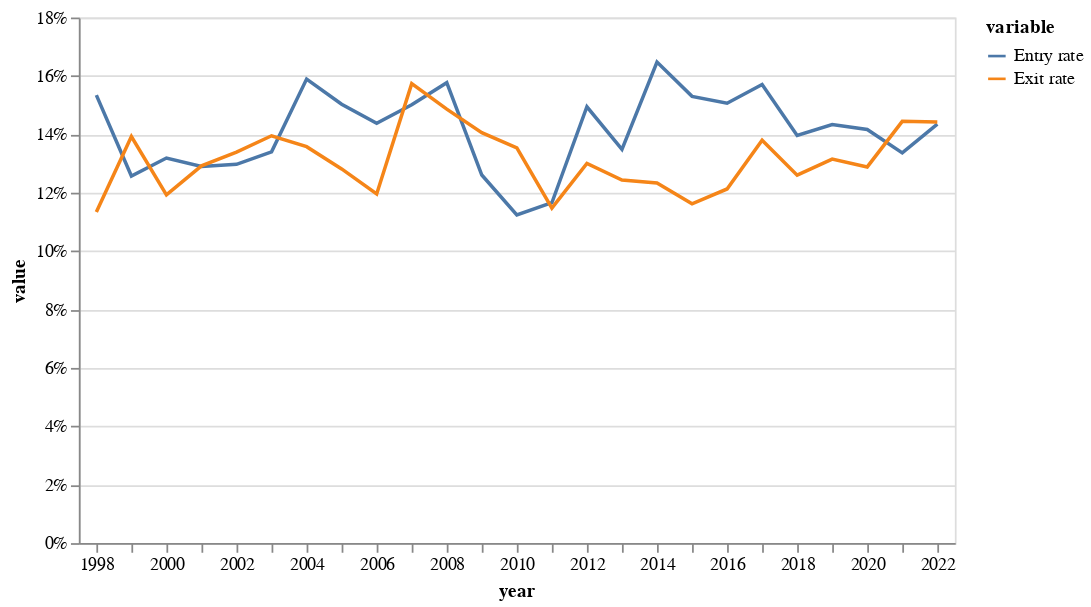

The code cell stored with this chart in its notebook:
### Markdown cell above
##### **2.1 Aggregate entry/exit rates**
- Annual birth and death rates (firm counts)
- Entry/exit rates weighted by employment
- Net entry rates and churn rates

### Code cell
# AGGREGATE: entry and exit rates

# Process entry and exit rates from dataframe
#total_population_df = population_df[population_df['dimension'] == 'Total']

#total_entry_exit_df = total_population_df.melt(id_vars='year',value_vars=['Entry rate','Exit rate'])

# Create chart of entry and exites rates in notebook
entry_exit_df = test_rates.melt(id_vars='year',value_vars=['Entry rate','Exit rate'])

entry_exit_chart = alt.Chart(entry_exit_df).mark_line().encode(
    x=alt.X('year:O', axis=alt.Axis(
                labelExpr="datum.value % 2 == 0 ? datum.label : ''",  # Show every 2nd year
            labelAngle=0)),
    y=alt.Y('value:Q', axis=alt.Axis(format='%')),
    color=alt.Color('variable:N')
)

display(entry_exit_chart)

# Create table of entry and exit rates in notebook
entry_exit_df = test_rates[['year','Entry rate','Exit rate','n_entrants','n_exiters']]

total_entry_exit_table = entry_exit_df.style.format({
    'Entry rate': '{:.2%}',
    'Exit rate': '{:.2%}',
    'n_entrants': '{:,.0f}',
    'n_exiters': '{:,.0f}'
}).background_gradient(cmap='YlOrRd', subset=['Entry rate', 'Exit rate'])

display(total_entry_exit_table)

### Figure 1 — Vega-Lite specification as saved in the notebook (floating-point values rounded to 4 significant figures)
{"config": {"view": {"continuousWidth": 300, "continuousHeight": 300}}, "data": {"name": "data-1e582b8302b12d6a15bf65dc0173eef1"}, "mark": {"type": "line"}, "encoding": {"color": {"field": "variable", "type": "nominal"}, "x": {"axis": {"labelAngle": 0, "labelExpr": "datum.value % 2 == 0 ? datum.label : ''"}, "field": "year", "type": "ordinal"}, "y": {"axis": {"format": "%"}, "field": "value", "type": "quantitative"}}, "$schema": "https://vega.github.io/schema/vega-lite/v5.20.1.json", "datasets": {"data-1e582b8302b12d6a15bf65dc0173eef1": [{"year": 1998, "variable": "Entry rate", "value": 0.1534}, {"year": 1999, "variable": "Entry rate", "value": 0.1257}, {"year": 2000, "variable": "Entry rate", "value": 0.1319}, {"year": 2001, "variable": "Entry rate", "value": 0.129}, {"year": 2002, "variable": "Entry rate", "value": 0.1297}, {"year": 2003, "variable": "Entry rate", "value": 0.134}, {"year": 2004, "variable": "Entry rate", "value": 0.1589}, {"year": 2005, "variable": "Entry rate", "value": 0.1503}, {"year": 2006, "variable": "Entry rate", "value": 0.1437}, {"year": 2007, "variable": "Entry rate", "value": 0.1501}, {"year": 2008, "variable": "Entry rate", "value": 0.1577}, {"year": 2009, "variable": "Entry rate", "value": 0.1261}, {"year": 2010, "variable": "Entry rate", "value": 0.1124}, {"year": 2011, "variable": "Entry rate", "value": 0.1166}, {"year": 2012, "variable": "Entry rate", "value": 0.1494}, {"year": 2013, "variable": "Entry rate", "value": 0.1348}, {"year": 2014, "variable": "Entry rate", "value": 0.1648}, {"year": 2015, "variable": "Entry rate", "value": 0.153}, {"year": 2016, "variable": "Entry rate", "value": 0.1506}, {"year": 2017, "variable": "Entry rate", "value": 0.157}, {"year": 2018, "variable": "Entry rate", "value": 0.1396}, {"year": 2019, "variable": "Entry rate", "value": 0.1433}, {"year": 2020, "variable": "Entry rate", "value": 0.1417}, {"year": 2021, "variable": "Entry rate", "value": 0.1336}, {"year": 2022, "variable": "Entry rate", "value": 0.1435}, {"year": 1998, "variable": "Exit rate", "value": 0.1134}, {"year": 1999, "variable": "Exit rate", "value": 0.1392}, {"year": 2000, "variable": "Exit rate", "value": 0.1192}, {"year": 2001, "variable": "Exit rate", "value": 0.1292}, {"year": 2002, "variable": "Exit rate", "value": 0.1339}, {"year": 2003, "variable": "Exit rate", "value": 0.1395}, {"year": 2004, "variable": "Exit rate", "value": 0.1358}, {"year": 2005, "variable": "Exit rate", "value": 0.1282}, {"year": 2006, "variable": "Exit rate", "value": 0.1196}, {"year": 2007, "variable": "Exit rate", "value": 0.1574}, {"year": 2008, "variable": "Exit rate", "value": 0.1486}, {"year": 2009, "variable": "Exit rate", "value": 0.1405}, {"year": 2010, "variable": "Exit rate", "value": 0.1353}, {"year": 2011, "variable": "Exit rate", "value": 0.1147}, {"year": 2012, "variable": "Exit rate", "value": 0.13}, {"year": 2013, "variable": "Exit rate", "value": 0.1244}, {"year": 2014, "variable": "Exit rate", "value": 0.1233}, {"year": 2015, "variable": "Exit rate", "value": 0.1162}, {"year": 2016, "variable": "Exit rate", "value": 0.1213}, {"year": 2017, "variable": "Exit rate", "value": 0.138}, {"year": 2018, "variable": "Exit rate", "value": 0.126}, {"year": 2019, "variable": "Exit rate", "value": 0.1315}, {"year": 2020, "variable": "Exit rate", "value": 0.1288}, {"year": 2021, "variable": "Exit rate", "value": 0.1444}, {"year": 2022, "variable": "Exit rate", "value": 0.1442}]}}
